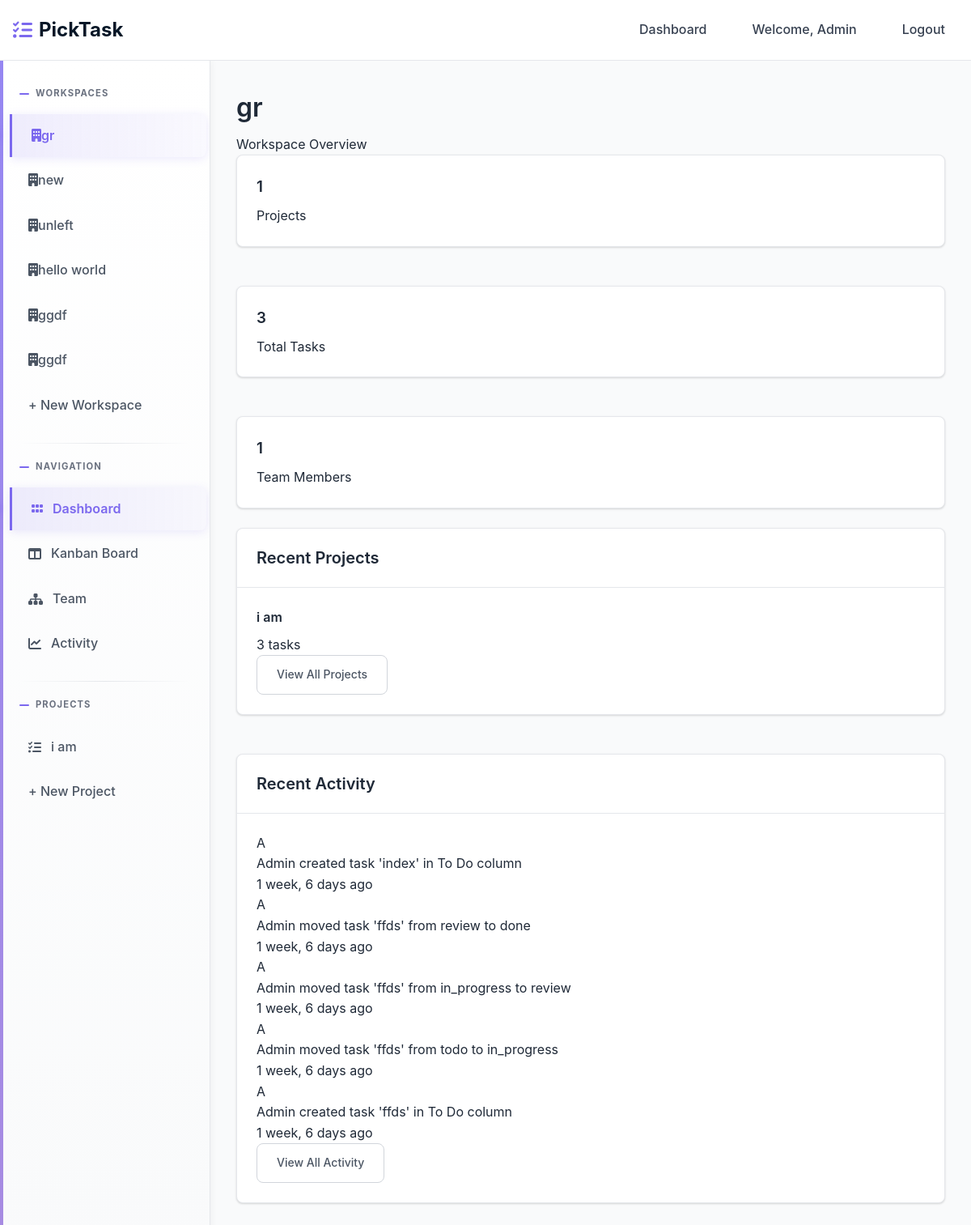
/workspace/6/ (signed in), run on an earlier commit of the app's database.
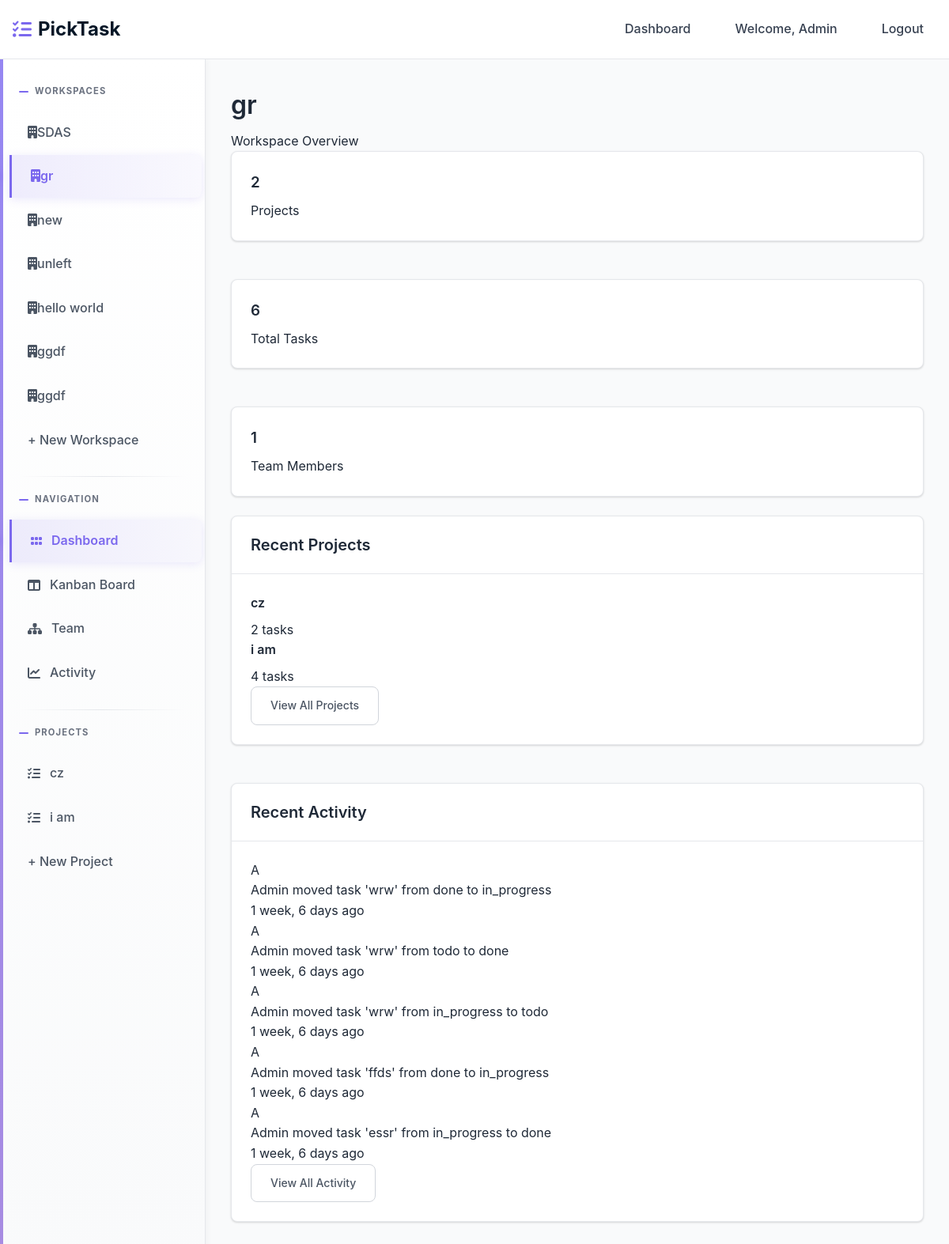
And on a later commit of the database.
### workspace/models.py (models this page shows, shortened)
class Membership(models.Model):
    ROLE_CHOICES = [
        ('admin', 'Admin'),
        ('member', 'Member'),
    ]
    user = models.ForeignKey(settings.AUTH_USER_MODEL, on_delete=models.CASCADE, related_name='memberships')
    workspace = models.ForeignKey(Workspace, on_delete=models.CASCADE, related_name='memberships')
    role = models.CharField(max_length=20, choices=ROLE_CHOICES, default='member')
    joined_at = models.DateTimeField(auto_now_add=True)
    class Meta:
        unique_together = ['user', 'workspace']
        ordering = ['-joined_at']

class Workspace(models.Model):
    name = models.CharField(max_length=255)
    created_by = models.ForeignKey(settings.AUTH_USER_MODEL, on_delete=models.CASCADE, related_name='workspaces_created')
    created_at = models.DateTimeField(auto_now_add=True)
    class Meta:
        ordering = ['-created_at']

class Project(models.Model):
    name = models.CharField(max_length=255)
    description = models.TextField(blank=True, null=True)
    workspace = models.ForeignKey(Workspace, on_delete=models.CASCADE, related_name='projects')
    created_by = models.ForeignKey(settings.AUTH_USER_MODEL, on_delete=models.CASCADE, related_name='projects_created')
    created_at = models.DateTimeField(auto_now_add=True)
    color = models.CharField(max_length=7, default='#3B82F6')  # Hex color
    class Meta:
        ordering = ['-created_at']

class ActivityLog(models.Model):
    workspace = models.ForeignKey(Workspace, on_delete=models.CASCADE, related_name='activities')
    user = models.ForeignKey(settings.AUTH_USER_MODEL, on_delete=models.CASCADE, related_name='activities')
    action = models.CharField(max_length=500)
    timestamp = models.DateTimeField(auto_now_add=True)
    class Meta:
        ordering = ['-timestamp']

### home/models.py (models this page shows)
class User(AbstractUser):
    full_name = models.CharField(max_length=255, blank=True, null=True)
    created_at = models.DateTimeField(auto_now_add=True)

### workspace/views.py (the view)
# urls.py: path('<int:workspace_id>/', views.workspace_detail, name='workspace-detail'),
@login_required
def workspace_detail(request, workspace_id):
    workspace = get_object_or_404(Workspace, id=workspace_id)
    if not Membership.objects.filter(user=request.user, workspace=workspace).exists():
        messages.error(request, "You don't have access to this workspace")
        return redirect('workspace:dashboard')
    projects = Project.objects.filter(workspace=workspace)
    tasks = Task.objects.filter(project__workspace=workspace)
    context = {
        'workspace': workspace,
        'projects': projects,
        'total_tasks': tasks.count(),
        'recent_activities': ActivityLog.objects.filter(
            workspace=workspace
        ).select_related('user').order_by('-timestamp')[:10],
    }
    return render(request, 'workspace/workspace.html', context)

### templates/workspace/workspace.html (shortened to what this page needs)
{% extends 'base.html' %}
{% load static %}
{% block content %}
<div class="mb-6">
    <h1>{{ workspace.name }}</h1>
    <p class="text-gray-600">Workspace Overview</p>
</div>
<div class="grid grid-cols-1 md:grid-cols-3 gap-6 mb-8">
    <div class="card text-center">
        <div class="card-body">
            <h3 class="text-3xl font-bold text-primary">{{ workspace.projects.count }}</h3>
            <p class="text-gray-600">Projects</p>
        </div>
    </div>
    <div class="card text-center">
        <div class="card-body">
            <h3 class="text-3xl font-bold text-success">{{ total_tasks }}</h3>
            <p class="text-gray-600">Total Tasks</p>
        </div>
    </div>
    <div class="card text-center">
        <div class="card-body">
            <h3 class="text-3xl font-bold text-secondary">{{ workspace.memberships.count }}</h3>
            <p class="text-gray-600">Team Members</p>
        </div>
    </div>
</div>
<div class="grid grid-cols-1 lg:grid-cols-2 gap-8">
    <div class="card">
        <div class="card-header">
            <h2 class="card-title">Recent Projects</h2>
        </div>
        <div class="card-body">
            {% for project in workspace.projects.all|slice:":5" %}
            <div class="project-item p-4 border-b border-gray-200 last:border-b-0">
                <div class="flex items-center justify-between">
                    <div>
                        <h4 class="font-semibold">{{ project.name }}</h4>
                        <p class="text-gray-600 text-sm">{{ project.tasks.count }} tasks</p>
                    </div>
                </div>
            </div>
            {% empty %}
            <p class="text-gray-500 text-center py-4">No projects yet</p>
            {% endfor %}
            <div class="mt-4">
                <a href="{% url 'kanban:kanban' workspace.id %}" class="btn btn-outline w-full">
                    View All Projects
                </a>
            </div>
        </div>
    </div>
    <div class="card">
        <div class="card-header">
            <h2 class="card-title">Recent Activity</h2>
        </div>
        <div class="card-body">
            {% for activity in workspace.activities.all|slice:":5" %}
            <div class="activity-item p-3 border-b border-gray-200 last:border-b-0">
                <div class="flex items-start gap-3">
                    <div class="w-8 h-8 bg-primary rounded-full flex items-center justify-center text-white text-sm font-semibold">
                        {{ activity.user.username|first|upper }}
                    </div>
                    <div class="flex-1">
                        <p class="text-sm">
                            <span class="font-semibold">{{ activity.user.username }}</span>
                            {{ activity.action }}
                        </p>
                        <p class="text-gray-500 text-xs">{{ activity.timestamp|timesince }} ago</p>
                    </div>
                </div>
            </div>
            {% empty %}
            <p class="text-gray-500 text-center py-4">No recent activity</p>
            {% endfor %}
            <div class="mt-4">
                <a href="{% url 'activity:activity' workspace.id %}" class="btn btn-outline w-full">
                    View All Activity
                </a>
            </div>
        </div>
    </div>
</div>
{% endblock %}

### templates/partials/sidebar.html
<div class="sidebar-section">
  <div class="sidebar-title">Workspaces</div>
  {% for membership in user.memberships.all %}
  <a
    href="{% url 'workspace:workspace-detail' membership.workspace.id %}"
    class="sidebar-link {% if current_workspace.id == membership.workspace.id %}active{% endif %}"
  >
    <span
      ><i class="fa-solid fa-building"></i>{{membership.workspace.name}}</span
    >
  </a>
  {% endfor %}
  <a
    href="{% url 'workspace:create-workspace' %}"
    class="sidebar-link {% if request.resolver_match.url_name == 'create-workspace' %}active{% endif %}"
  >
    + New Workspace
  </a>
</div>
{% if current_workspace %}
<div class="sidebar-section">
  <div class="sidebar-title">Navigation</div>
  <a
    href="{% url 'workspace:workspace-detail' current_workspace.id %}"
    class="sidebar-link {% if request.resolver_match.url_name == 'workspace-detail' %}active{% endif %}"
    ><i class="fa-solid fa-grip"></i>Dashboard
  </a>
  <a
    href="{% url 'kanban:kanban' current_workspace.id %}"
    class="sidebar-link {% if request.resolver_match.url_name == 'kanban' %}active{% endif %}"
    ><i class="fa-solid fa-table-columns"></i>Kanban Board
  </a>
  <a
    href="{% url 'team:team' current_workspace.id %}"
    class="sidebar-link {% if request.resolver_match.url_name == 'team' %}active{% endif %}"
    ><i class="fa-solid fa-sitemap"></i>Team
  </a>
  <a
    href="{% url 'activity:activity' current_workspace.id %}"
    class="sidebar-link {% if request.resolver_match.url_name == 'activity' %}active{% endif %}"
    ><i class="fa-solid fa-chart-line"></i>Activity
  </a>
</div>
<div class="sidebar-section">
  <div class="sidebar-title">Projects</div>
  {% for project in current_workspace.projects.all %}
  <a
    href="{% url 'kanban:kanban' current_workspace.id %}?project={{ project.id }}"
    class="sidebar-link"
    ><i class="fa-solid fa-list-check"></i>{{ project.name }}
  </a>
  {% empty %}
  <span class="sidebar-link text-muted">No projects yet</span>
  {% endfor %}
  <a
    href="{% url 'workspace:create-project' current_workspace.id %}"
    class="sidebar-link"
  >
    + New Project
  </a>
</div>
{% endif %}

What changed in the data, as far as the page shows it:
no longer on this page (row edited): ActivityLog: user.username|first "A", user.username "Admin", action "created task 'index' in To Do column", timestamp "1 week, 6 days"
no longer on this page (row unchanged): ActivityLog: user.username|first "A", user.username "Admin", action "moved task 'ffds' from review to done", timestamp "1 week, 6 days"
no longer on this page (row unchanged): ActivityLog: user.username|first "A", user.username "Admin", action "moved task 'ffds' from in_progress to review", timestamp "1 week, 6 days"
no longer on this page (row unchanged): ActivityLog: user.username|first "A", user.username "Admin", action "moved task 'ffds' from todo to in_progress", timestamp "1 week, 6 days"
no longer on this page (row unchanged): ActivityLog: user.username|first "A", user.username "Admin", action "created task 'ffds' in To Do column", timestamp "1 week, 6 days"
added Membership: workspace.name "SDAS"
now on this page (row edited): Project: name "cz", tasks.count "2"
computed for Project "i am": tasks.count "3" → "4"
computed for Workspace "gr": projects.count "1" → "2"
added ActivityLog: user.username|first "A", user.username "Admin", action "moved task 'wrw' from done to in_progress", timestamp "1 week, 6 days"
added ActivityLog: user.username|first "A", user.username "Admin", action "moved task 'wrw' from todo to done", timestamp "1 week, 6 days"
added ActivityLog: user.username|first "A", user.username "Admin", action "moved task 'wrw' from in_progress to todo", timestamp "1 week, 6 days"
added ActivityLog: user.username|first "A", user.username "Admin", action "moved task 'ffds' from done to in_progress", timestamp "1 week, 6 days"
added ActivityLog: user.username|first "A", user.username "Admin", action "moved task 'essr' from in_progress to done", timestamp "1 week, 6 days"
Also different on the page:
{{ total_tasks }}: "3" → "6"
